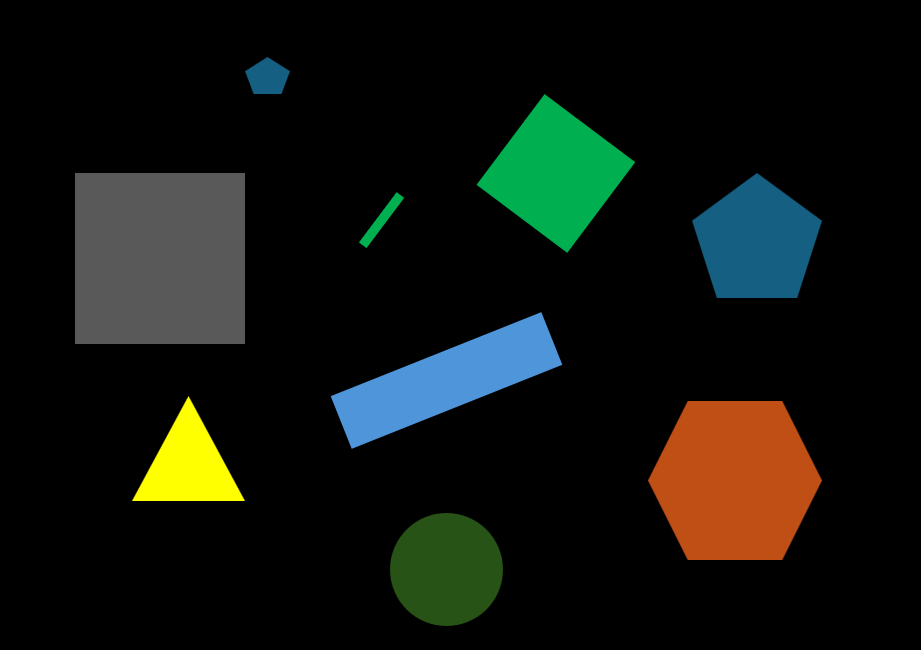
#> input picture InterfacageNumerique/TP/bloc_VI/codes/_old/step_by_step/_data/forms_vi.png, 921 x 650 px
$ python 20_detection_forme.py
#> lines starting #> are read from the running program, lines starting #| are printed output that depends on the picture; after the words box and inside, x2 and y2 are one past the last pixel; in counts of white or black regions, pixels touching at a corner belong together
import cv2
import numpy as np
from matplotlib import pyplot as plt


# Identification des contours
def detect_shape(cnt):
    area = cv2.contourArea(cnt)
    if area < MIN_AREA:
        return None, None

    peri = cv2.arcLength(cnt, True)
    approx = cv2.approxPolyDP(cnt, APPROX_FACTOR * peri, True)
    n = len(approx)

    if n == 3:
        shape = "Triangle"
    elif n == 4:
        rect = cv2.minAreaRect(cnt)
        w, h = rect[1]
        if h == 0 or w == 0:
            shape = "Inconnu"
        else:
            ratio = max(w, h) / min(w, h)
            shape = "Carre" if 0.90 < ratio < 1.10 else "Rectangle"
    elif n == 5:
        shape = "Pentagone"
    else:
        shape = f"{n}-gon"

    return shape, approx, peri

# Parameters
MIN_AREA = 1000
APPROX_FACTOR = 0.01

img_gray = cv2.imread('./_data/forms_vi.png', cv2.IMREAD_GRAYSCALE)
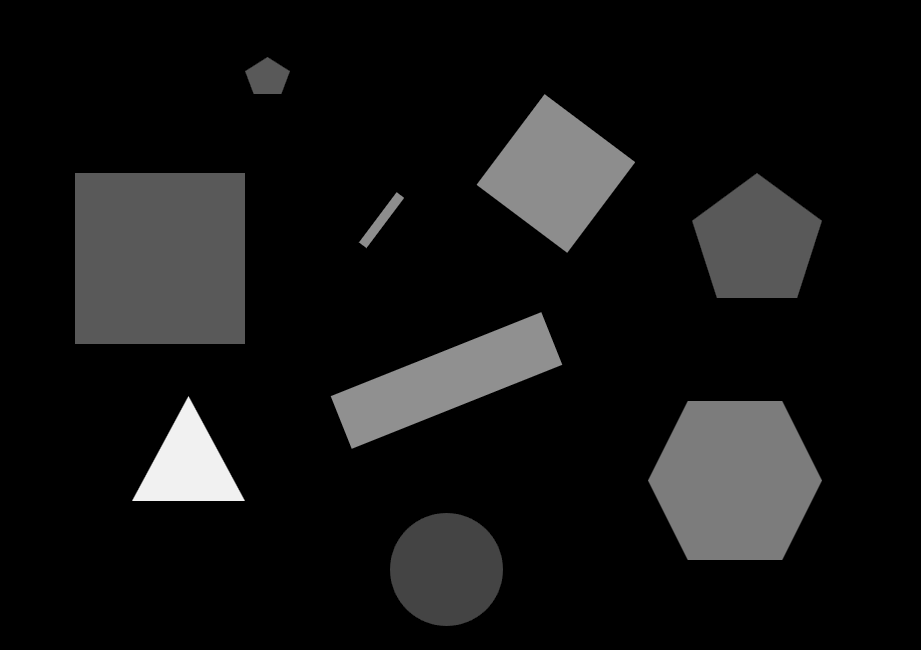
#> img_gray: shape (650, 921); min 0, max 241, mean 20.4
#img_gray = cv2.imread('./_data/formes_blanc_30ms.png', cv2.IMREAD_GRAYSCALE)

# Image de sortie (couleur)
img_out = cv2.cvtColor(img_gray, cv2.COLOR_GRAY2BGR)

# Détection Contours
contours, _ = cv2.findContours(img_gray, cv2.RETR_LIST, cv2.CHAIN_APPROX_TC89_KCOS)
#> contours = 9 contours; largest, box (x1, y1, x2, y2) and area: (75, 173, 245, 344) 28730, (648, 402, 822, 559) 21212, (476, 94, 635, 253) 12864, (330, 312, 563, 449) 12858, (692, 173, 822, 298) 11260

# Tri des contours
contours = sorted(contours, key=cv2.contourArea, reverse=True)

print(f'Number of contours: {len(contours)}')
#| Number of contours: 9

# Traitement de tous les contours
for cnt in contours:
    area = cv2.contourArea(cnt)
    if area > MIN_AREA:
        shape, approx, peri = detect_shape(cnt)
        if shape is not None:
            cv2.drawContours(img_out, [approx], -1, (255, 0, 0), 2)

            # Centre du contour
            M = cv2.moments(cnt)
            if M["m00"] != 0:
                cX = int(M["m10"] / M["m00"])
                cY = int(M["m01"] / M["m00"])
                print(f'Shape : {shape} / cX: {cX} - cY: {cY} / Area : {area}')
                cv2.putText(img_out, shape, (cX - 30, cY), cv2.FONT_HERSHEY_SIMPLEX, 0.6, (0, 0, 255), 2)
#> this loop made 9 passes
#> (peri, approx, n in detect_shape, rect in detect_shape, w in detect_shape, h in detect_shape, ratio in detect_shape) on passes 1, 3, 4: (678, [[75, 173], [75, 343], [244, 343], [244, 173]], 4, ((159.5, 258), (170, 169), -90), 170, 169, 1.01), (453.1, [[545, 94], [476, 184], [567, 252], [634, 163]], 4, ((555.4, 173), (114, 114.2), -53.13), 114, 114.2, 1), (567.4, [[541, 312], [330, 396], [351, 448], [562, 364]], 4, ((446, 380), (227.4, 57.47), -21.74), 227.4, 57.47, 3.96)
#> (peri, approx, n in detect_shape, shape, cX, cY) on pass 7: (348.9, [[188, 396], [132, 500], [244, 500]], 3, 'Triangle', 188, 464)
#| Shape : Carre / cX: 159 - cY: 258 / Area : 28730.0
#| Shape : 6-gon / cX: 734 - cY: 480 / Area : 21212.0
#| Shape : Carre / cX: 555 - cY: 173 / Area : 12864.5
#| Shape : Rectangle / cX: 445 - cY: 380 / Area : 12857.5
#| Shape : Pentagone / cX: 756 - cY: 241 / Area : 11260.0
#| Shape : 16-gon / cX: 446 - cY: 569 / Area : 10054.0
#| Shape : Triangle / cX: 188 - cY: 464 / Area : 5948.0
#| Shape : 6-gon / cX: 267 - cY: 76 / Area : 1166.0
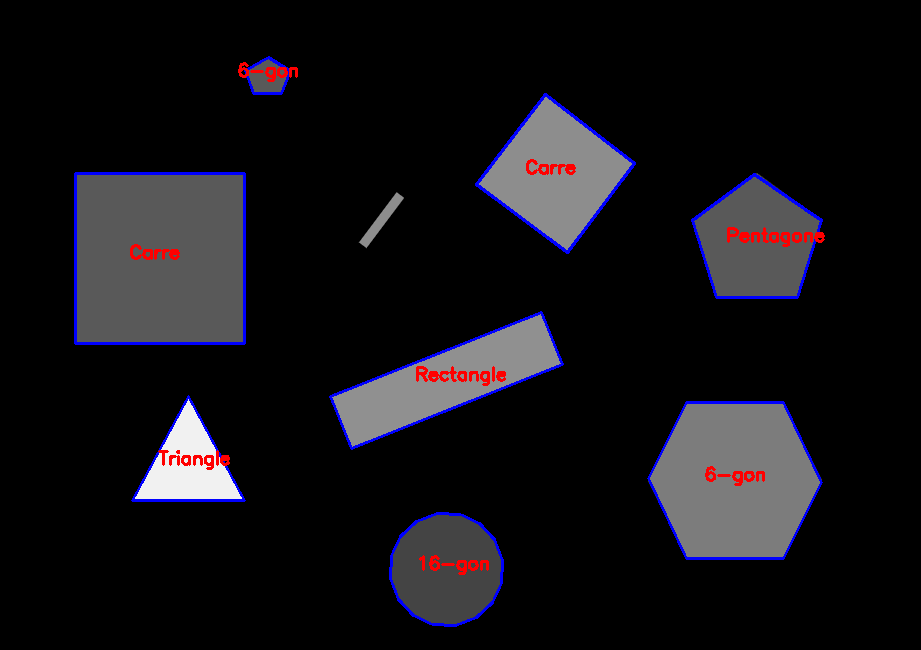
#> img_out: shape (650, 921, 3); mean B, G, R 22.5, 18.3, 20.1

# =========================
#   AFFICHAGE
# =========================
plt.figure()
plt.imshow(img_gray, cmap='gray')
plt.title("Image Initiale")

plt.figure()
plt.imshow(img_out)
plt.title("Formes détectées (polygones + cercles)")

plt.show()

$ run again, with InterfacageNumerique/TP/bloc_VI/codes/_old/step_by_step/_data/formes_bruit.png copied over InterfacageNumerique/TP/bloc_VI/codes/_old/step_by_step/_data/forms_vi.png
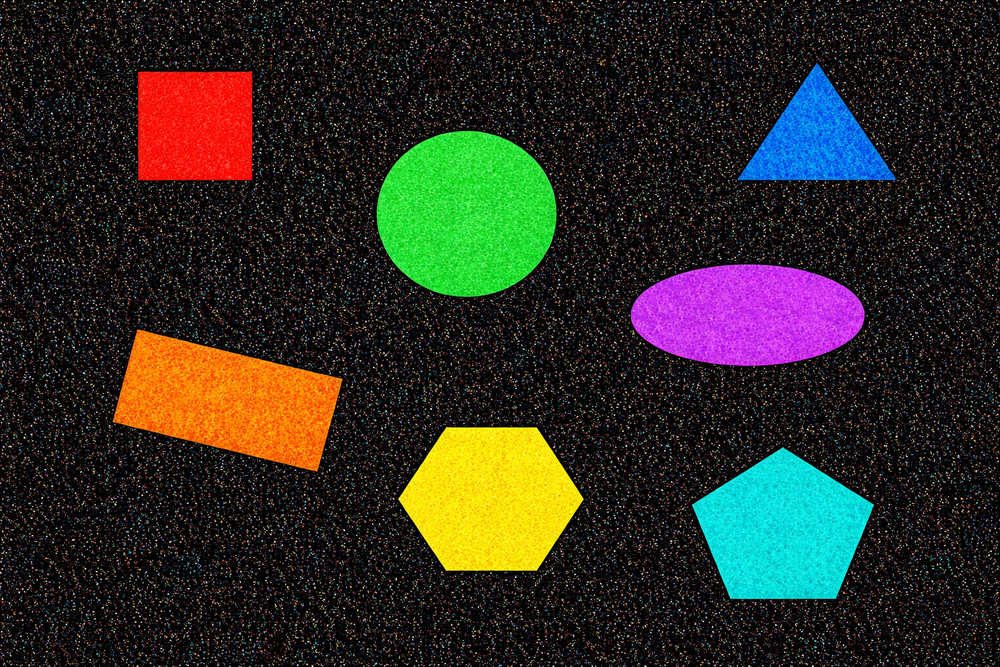
#> input picture InterfacageNumerique/TP/bloc_VI/codes/_old/step_by_step/_data/formes_bruit.png, 1000 x 667 px, shrunk from 1536 x 1024 before the run
#> `img_gray = cv2.imread('./_data/forms_vi.png', cv2.IMREAD_GRAYSCALE)`:
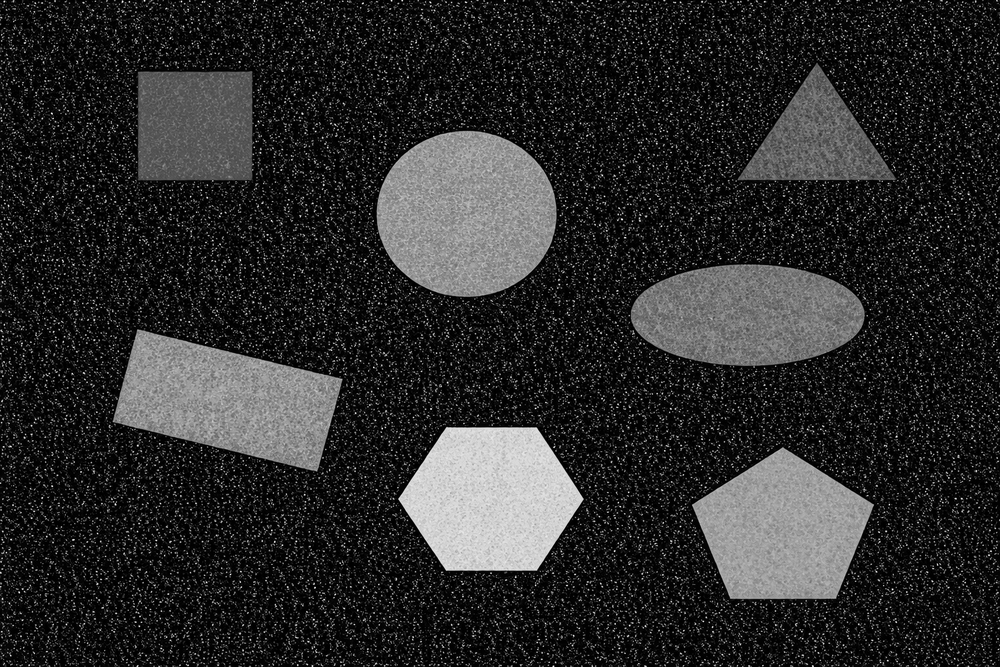
#> img_gray: shape (667, 1000); min 0, max 255, mean 43.4
#> contours = 50859 contours, 50809 with area under 20; largest, box (x1, y1, x2, y2) and area: (0, 0, 1000, 667) 662378, (332, 154, 341, 170) 59, (469, 645, 484, 653) 44, (59, 652, 67, 665) 43, (532, 623, 540, 635) 38
#| Number of contours: 50859
#> the loop `for cnt in contours:` made 50859 passes
#> (peri, approx, n in detect_shape, rect in detect_shape, w in detect_shape, h in detect_shape, ratio in detect_shape) on pass 1: (3439.5, [[0, 0], [0, 666], [999, 666], [999, 0]], 4, ((499.5, 333), (666, 999), -90), 666, 999, 1.5)
#> (printed output is left out)
#> after the loop `for cnt in contours:`:
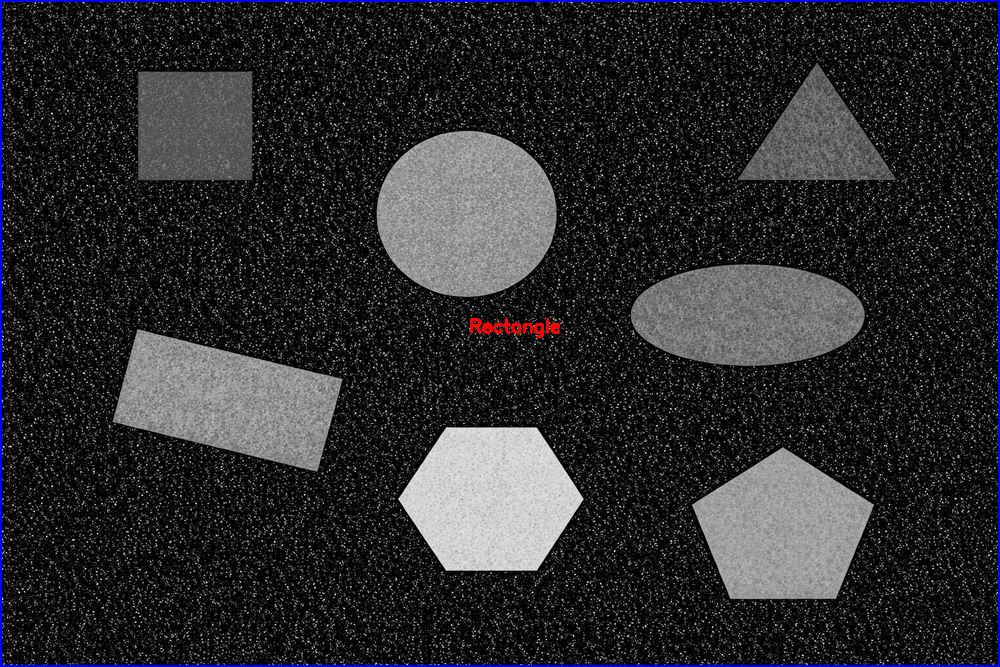
#> img_out: shape (667, 1000, 3); mean B, G, R 45.7, 43.1, 43.4
